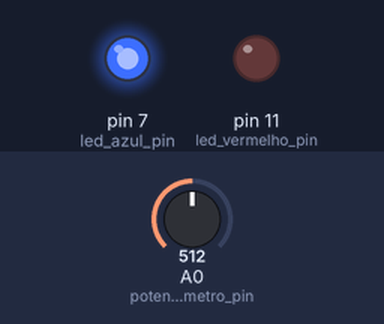
Simulated run of this sketch. Board: Arduino Uno, built with avr-gcc and run on an emulated ATmega328P. On the bench: output pins drawn as LEDs (lit = HIGH). Inputs (shaded band) come from the test bench; at power-on: A0 (potenciometro_pin) = 512. What the sketch prints to the serial monitor is not drawn.

Above: at 6.0 s.
6.1 s: A0 (potenciometro_pin) set to 122
At 8.4 s:
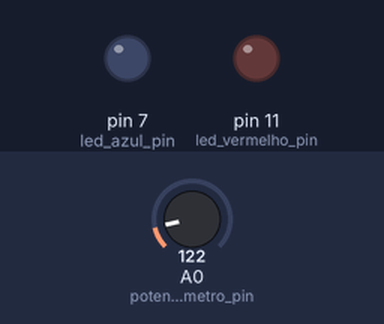
12.4 s: A0 (potenciometro_pin) set to 0
Timing chart, 0 to 24.7 s (numbered marks = the images above; inputs shaded):
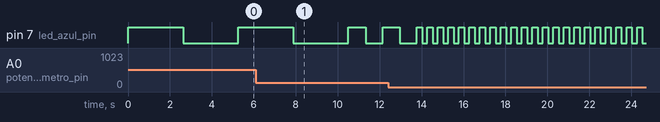

Measured:
- by itself, pin 7 (led_azul_pin): repeats every 0.50 s: HIGH 0.25 s, LOW 0.25 s

The sketch:

001_basic_led.ino
```cpp
int led_azul_pin = 7;
int led_vermelho_pin = 11;

int potenciometro_pin = A0;

int espera_1 = 1000;

void setup() {
  // put your setup code here, to run once:
  // coloca aqui o teu código, ele só vai correr uma vez ao início
  Serial.begin(9600);

  pinMode(led_azul_pin, OUTPUT);
  pinMode(led_vermelho_pin, OUTPUT);

}

void loop() {
  // put your main code here, to run repeatedly:
  // coloca aqui o teu código, ele vai correr repetidamente

  espera_1 = map(analogRead(A0), 0, 1023, 250, 5000);
  Serial.println(espera_1);


  digitalWrite(led_azul_pin, HIGH);

  delay(espera_1);

  digitalWrite(led_azul_pin, LOW);

  delay(espera_1);


}
```
